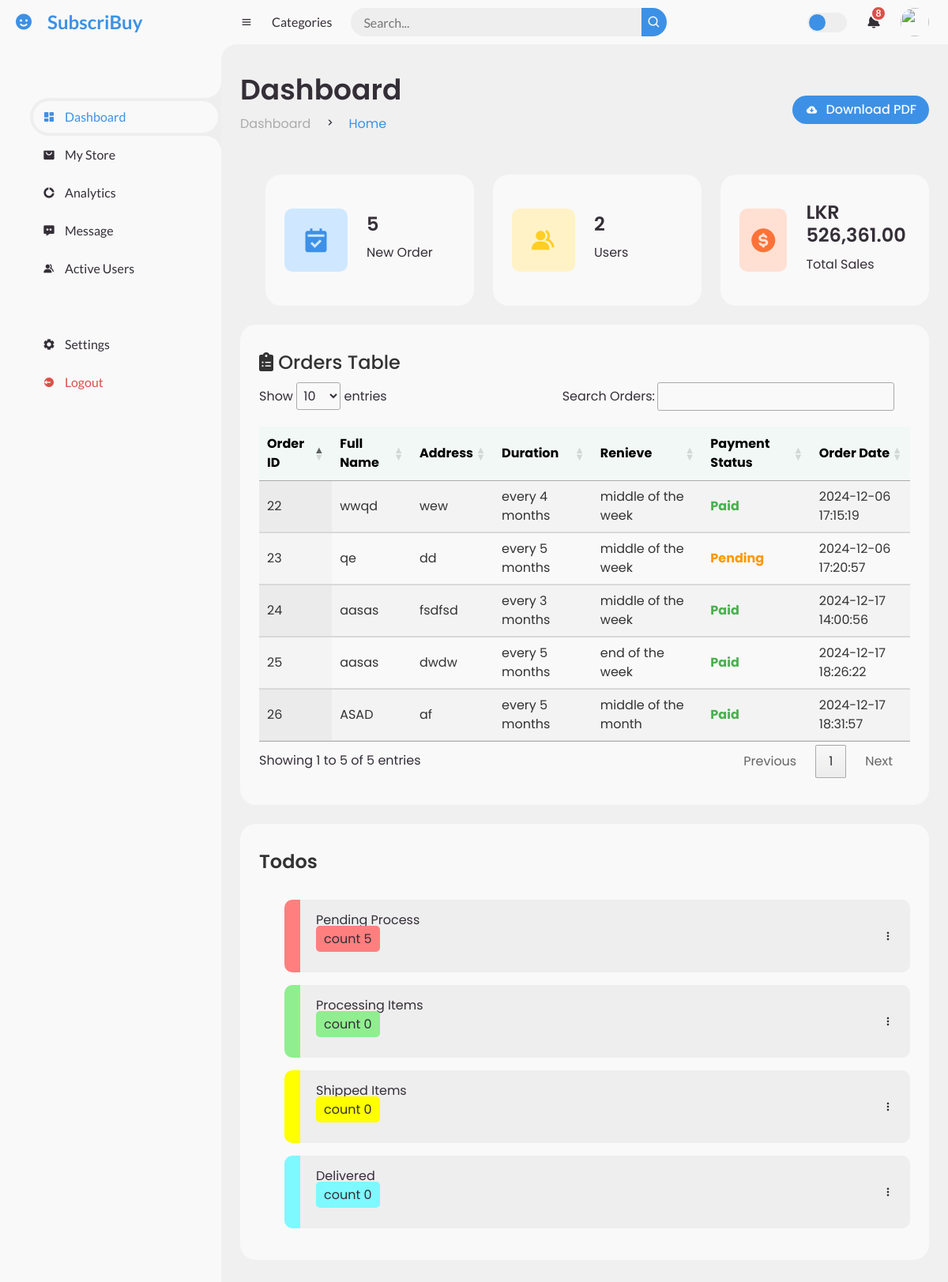
Page /admin/index.php on the earlier database version.
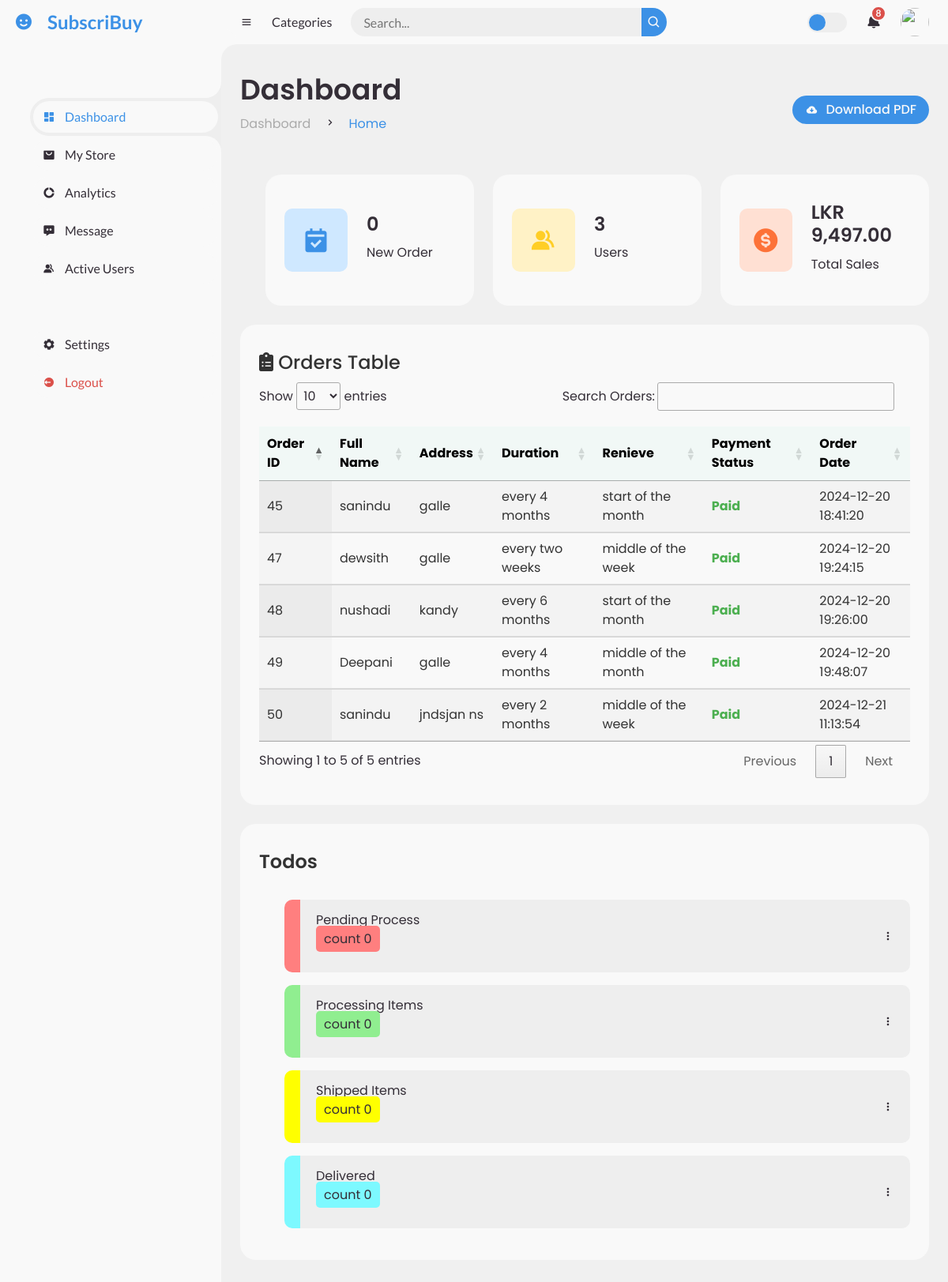
Same page on the later database version.
### tables this page shows
CREATE TABLE `orders` (
  `id` int(11) NOT NULL,
  `c_id` varchar(11) NOT NULL,
  `fullname` varchar(255) NOT NULL,
  `email` varchar(255) NOT NULL,
  `address` text NOT NULL,
  `duration` varchar(50) DEFAULT NULL,
  `renieve` varchar(255) DEFAULT NULL,
  `total_price` decimal(10,2) NOT NULL,
  `payment_status` enum('pending','paid','failed') DEFAULT 'pending',
  `transaction_id` varchar(255) DEFAULT NULL,
  `order_date` timestamp NOT NULL DEFAULT current_timestamp(),
  `order_status` varchar(20) DEFAULT 'toPay'
);

### admin/index.php (the view, shortened to what the changed rows need)
<?php
include('admin-header.php');
?>
<?php
include '../dbase.php';
$query = "SELECT COUNT(*) AS pending_count FROM orders WHERE order_status = 'pending'";
$result = $conn->query($query);
$pending_count = 0;
if ($row = $result->fetch_assoc()) {
    $pending_count = $row['pending_count'];
}
$query = "SELECT COUNT(*) AS processing_count FROM orders WHERE order_status = 'recived'";
$result = $conn->query($query);
if ($row = $result->fetch_assoc()) {
    $processing_count = $row['processing_count'];
}
$query = "SELECT COUNT(*) AS shipped_count FROM orders WHERE order_status = 'processed'";
$result = $conn->query($query);
if ($row = $result->fetch_assoc()) {
    $shipped_count = $row['shipped_count'];
}
$query = "SELECT COUNT(*) AS delivered_count FROM orders WHERE order_status = 'shipped'";
$result = $conn->query($query);
if ($row = $result->fetch_assoc()) {
    $delivered_count = $row['delivered_count'];
}
$query = "SELECT COUNT(c_id) AS customer_count FROM customers";
$result = $conn->query($query);
$customer_count = 0;
if ($result && $row = $result->fetch_assoc()) {
    $customer_count = $row['customer_count'];
}
$current_month = date('m');
$current_year = date('Y');
$query = "
    SELECT SUM(total_price) AS total_sales
    FROM orders
    WHERE payment_status = 'paid'
    AND MONTH(order_date) = $current_month
    AND YEAR(order_date) = $current_year
";
$result = $conn->query($query);
$total_sales = 0;
if ($result && $row = $result->fetch_assoc()) {
    $total_sales = $row['total_sales'] ? $row['total_sales'] : 0;
}
$query = "SELECT id, fullname, address, duration, renieve, payment_status, order_date FROM orders";
$result = $conn->query($query);
?>
    <link rel="stylesheet" href="https://cdn.datatables.net/1.13.6/css/jquery.dataTables.min.css">
    <link rel="stylesheet" href="https://cdnjs.cloudflare.com/ajax/libs/font-awesome/6.0.0/css/all.min.css">
    <main>
        <div class="head-title">
            <div class="left">
                <h1>Dashboard</h1>
            </div>
        </div>
        <ul class="box-info">
        <li>
            <span class="text">
                <h3><?php echo $pending_count; ?></h3>
                <p>New Order</p>
            </span>
        </li>
        <li>
            <span class="text">
                <h3><?php echo $customer_count; ?></h3>
                <p>Users</p>
            </span>
        </li>
        <li>
            <span class="text">
                <h3>LKR <?php echo number_format($total_sales, 2); ?></h3>
                <p>Total Sales</p>
            </span>
        </li>
        </ul>
        <div class="table-data">
<div class="table-container">
    <table id="ordersTable" class="display">
        <thead>
            <tr>
                <th>Order ID</th>
                <th>Full Name</th>
                <th>Address</th>
                <th>Duration</th>
                <th>Renieve</th>
                <th>Payment Status</th>
                <th>Order Date</th>
            </tr>
        </thead>
        <tbody>
            <?php while ($row = $result->fetch_assoc()): ?>
                <tr>
                    <td><?php echo htmlspecialchars($row['id']); ?></td>
                    <td><?php echo htmlspecialchars($row['fullname']); ?></td>
                    <td><?php echo htmlspecialchars($row['address']); ?></td>
                    <td><?php echo htmlspecialchars($row['duration'] ?? 'N/A'); ?></td>
                    <td><?php echo htmlspecialchars($row['renieve'] ?? 'N/A'); ?></td>
                    <td class="status <?php echo strtolower($row['payment_status']); ?>">
                        <?php echo htmlspecialchars($row['payment_status']); ?>
                    </td>
                    <td><?php echo htmlspecialchars($row['order_date']); ?></td>
                </tr>
            <?php endwhile; ?>
        </tbody>
    </table>
</div>
            <div class="todo">
                <ul class="todo-list" id="todoList">
                    <li class="todopending mouse" onclick="window.location.href='pending.php';">
                    <p>Pending Process &emsp;&emsp;&emsp;&emsp;&emsp;&emsp;
                    &emsp;&emsp;&emsp;&emsp;&emsp;&emsp;&emsp;&emsp;&emsp;
                    &emsp;&emsp;&emsp;&emsp;&emsp;&emsp;&emsp;&emsp;&emsp;
                    &emsp;&emsp;&emsp;&emsp;&emsp;&emsp;&emsp;&emsp;&emsp;
                    <span style="background-color: #FF7F7F; padding: 5px 10px 5px 10px; border-radius: 5px"> count  <?php echo $pending_count; ?></span></p>
                    </li>
                </ul>
            </div>
        </div>
    </main>
</section>
</body>
</html>

Differences in the rows shown:
removed orders: id "22", fullname "wwqd", address "wew", duration "every 4 months", renieve "middle of the week", payment_status "Paid", order_date "2024-12-06 17:15:19"
removed orders: id "23", fullname "qe", address "dd", duration "every 5 months", renieve "middle of the week", payment_status "Pending", order_date "2024-12-06 17:20:57"
removed orders: id "24", fullname "aasas", address "fsdfsd", duration "every 3 months", renieve "middle of the week", payment_status "Paid", order_date "2024-12-17 14:00:56"
removed orders: id "25", fullname "aasas", address "dwdw", duration "every 5 months", renieve "end of the week", payment_status "Paid", order_date "2024-12-17 18:26:22"
removed orders: id "26", fullname "ASAD", address "af", duration "every 5 months", renieve "middle of the month", payment_status "Paid", order_date "2024-12-17 18:31:57"
added orders: id "45", fullname "sanindu", address "galle", duration "every 4 months", renieve "start of the month", payment_status "Paid", order_date "2024-12-20 18:41:20"
added orders: id "47", fullname "dewsith", address "galle", duration "every two weeks", renieve "middle of the week", payment_status "Paid", order_date "2024-12-20 19:24:15"
added orders: id "48", fullname "nushadi", address "kandy", duration "every 6 months", renieve "start of the month", payment_status "Paid", order_date "2024-12-20 19:26:00"
added orders: id "49", fullname "Deepani", address "galle", duration "every 4 months", renieve "middle of the month", payment_status "Paid", order_date "2024-12-20 19:48:07"
added orders: id "50", fullname "sanindu", address "jndsjan ns", duration "every 2 months", renieve "middle of the week", payment_status "Paid", order_date "2024-12-21 11:13:54"
Other differences:
$pending_count: "5" → "0"
$customer_count: "2" → "3"
$total_sales: "526,361.00" → "9,497.00"
